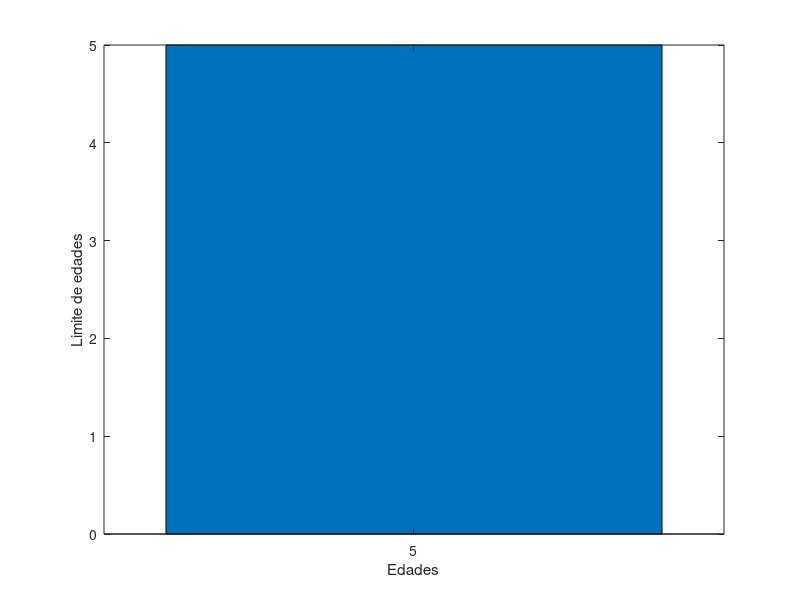

The MATLAB source for this figure:
%Programa que genera el histograma de frecuencias de un vector de edades

clear;
close;
clc;

%Cambiar nombre y leyendas
Tam=input("Ingrese el numero de sujetos encuestados: ");
EMax=input("Ingrese el valor de la edad maxima: ");
Emin=input("Ingrese el valor de la edad maxima: ");
Tamint=input("Ingrese el tamaño del intervalo: ");

%solicita las edades
for j=1:Tam
       fprintf('Edad para el lugar Edades [%d]: ',j); 
       V_edades(j)= input ('  ');
end


vector_limites=Tamint:Tamint:EMax;
vector_frecuencias=zeros(1,length(vector_limites));

%length indica el tamaño de la varibale 
for i=1:length(V_edades)
  for j=1:length(vector_limites)
       if V_edades(i)<=vector_limites(j)
            vector_frecuencias(j)=vector_frecuencias(j)+1;
            break
       end


  end
    
    
end
%Dispara la grafica de barras, cambair el ylabel y xlabel
bar(vector_limites, vector_frecuencias)
ylabel("Limite de edades")
xlabel("Edades")